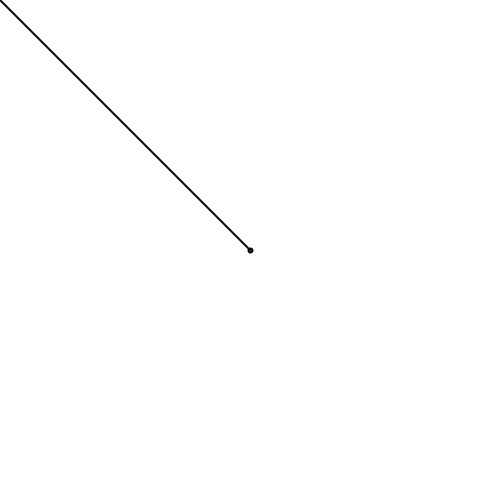
Frame 1 (no input)
Frame 60 (the mouse pressed at the canvas centre just before this capture): identical to frame 1, image omitted
Frame 120 (the mouse held since frame 60 and released just before this capture): blank canvas, image omitted

The Processing sketch that drew this single still picture (run headless with seeded random() and noise(); from frame 60 on, the mouse is pressed at the canvas centre):

// Processing sketch: N1_3_VectorMath
// ── N1_3_VectorMath.pde
void setup() {
  size(500,500);
}

void draw() {
  background(255);
  strokeWeight(2);
  stroke(0);
  noFill();
  
  translate(width/2, height/2);
  ellipse(0,0,4,4);
  
  PVector mouse = new PVector(mouseX, mouseY);
  PVector center = new PVector(width/2, height/2);
  
  //center.add(mouse);
  mouse.sub(center);
  mouse.mult(1);
  
  //float m = mouse.mag();
  //fill(255,0,0);
  //rect(0,0,m,20);
  
  //mouse.normalize();
  //mouse.mult(50);
  
  //mouse.setMag(50);

  line(0,0,mouse.x,mouse.y);
}
